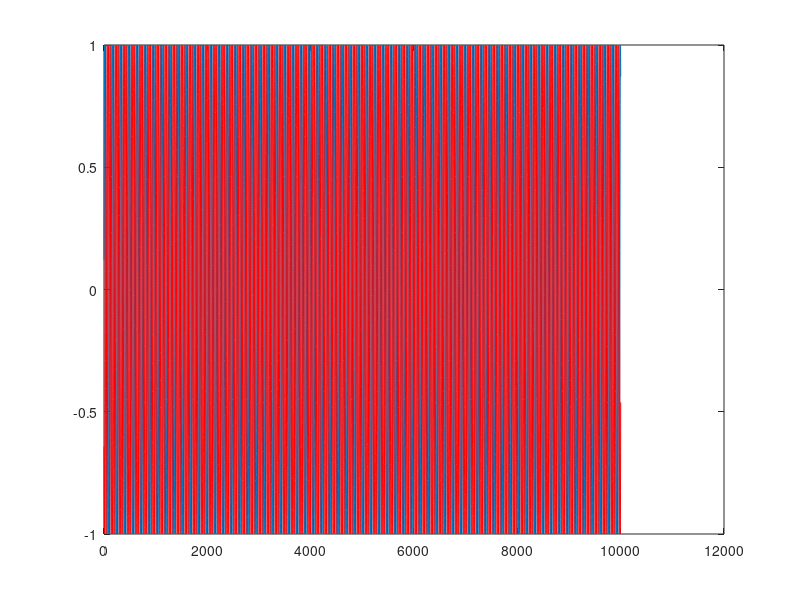

The MATLAB script that drew this image: (Note: this script raises an error after producing the figure.)
% Programa para generar sinusoides acopladas
%
% Fabricio Baglivo 2016



clear all
close all
clc


%%

t=1:1:10001;
phase=10;


x=sin(2*pi*10*t/512);
y=sin(2*pi*10*t/512+phase);
plot(x)
hold on
plot(y,'r')

%%

signal(:,1)=x;
signal(:,2)=y;

%%

cd ..
save(['Mats/signals_' num2str(phase) 'sinusoid.mat'], 'signal','phase');